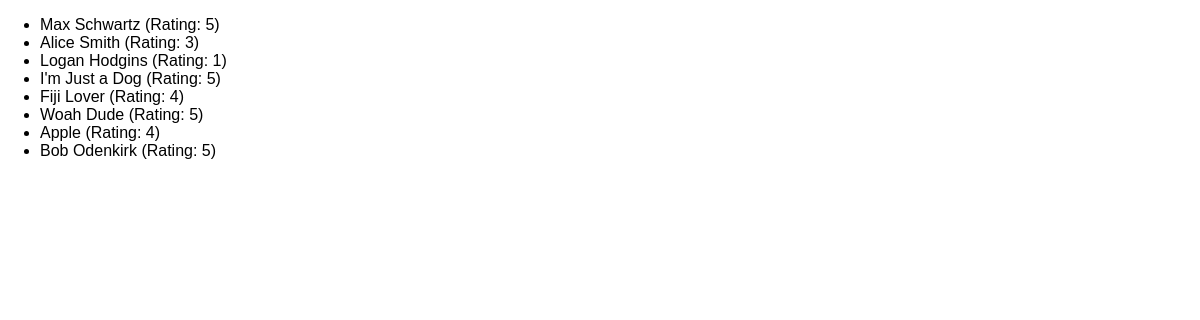
The app's page /reviews with its own data.
### reviews/models.py (models this page shows, shortened)
class Review(models.Model):
  user_name = models.CharField(max_length=100)
  review_text = models.TextField()
  rating = models.IntegerField()

### reviews/views.py (the view)
# urls.py: path("reviews", views.ReviewsListView.as_view()),
class ReviewsListView(ListView):
  template_name = "reviews/review_list.html"
  model = Review
  context_object_name = "reviews"

### reviews/templates/reviews/review_list.html (shortened to what this page needs)
{% extends "reviews/base.html" %}
{% block content %}
  <ul>
    {% for review in reviews %}
      <li>{{ review.user_name }} (Rating: {{ review.rating }})</li>
    {% endfor %}
  </ul>
{% endblock %}

### reviews/static/reviews/styles.css (style rules this page uses)
body { font-family: sans-serif; margin: 0; }

### records on screen
Review: user_name "Max Schwartz", rating "5"
Review: user_name "Alice Smith", rating "3"
Review: user_name "Logan Hodgins", rating "1"
Review: user_name "I'm Just a Dog", rating "5"
Review: user_name "Fiji Lover", rating "4"
Review: user_name "Woah Dude", rating "5"
Review: user_name "Apple", rating "4"
Review: user_name "Bob Odenkirk", rating "5"
